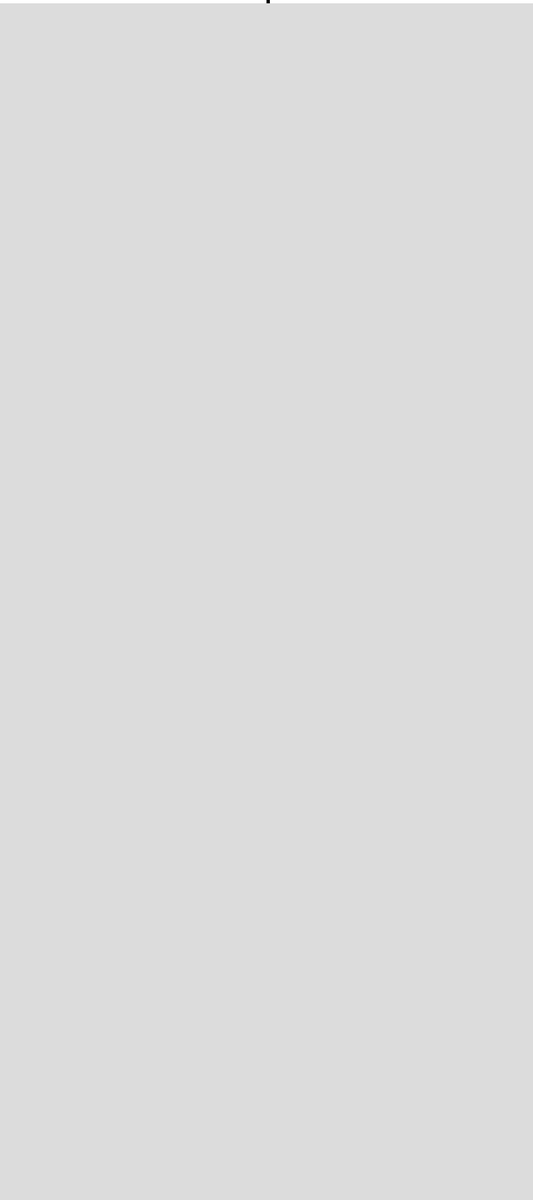
Frame 1 (no input)
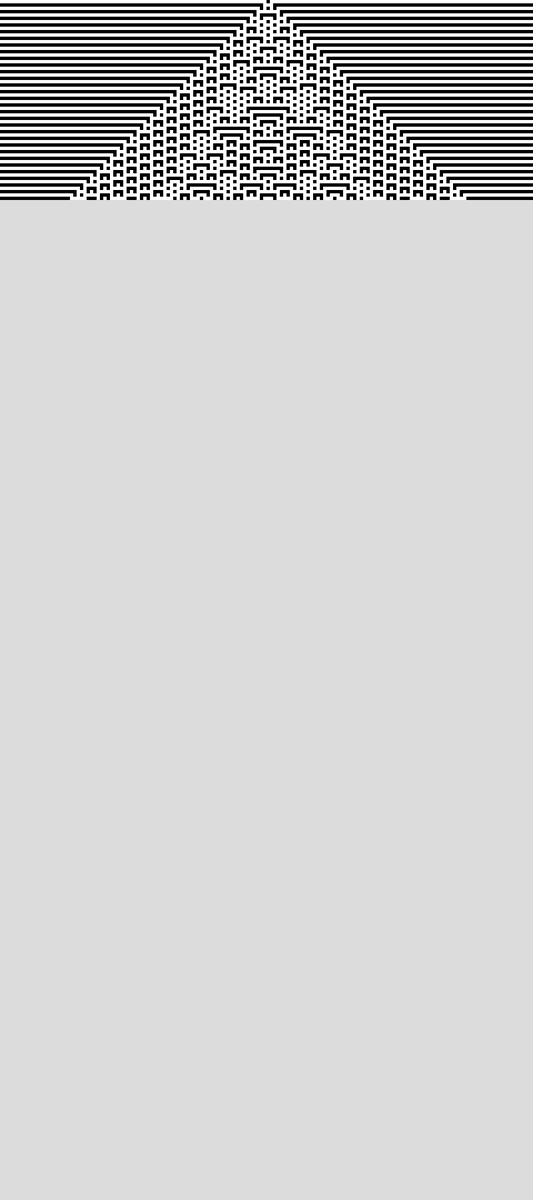
Frame 60 (no input)
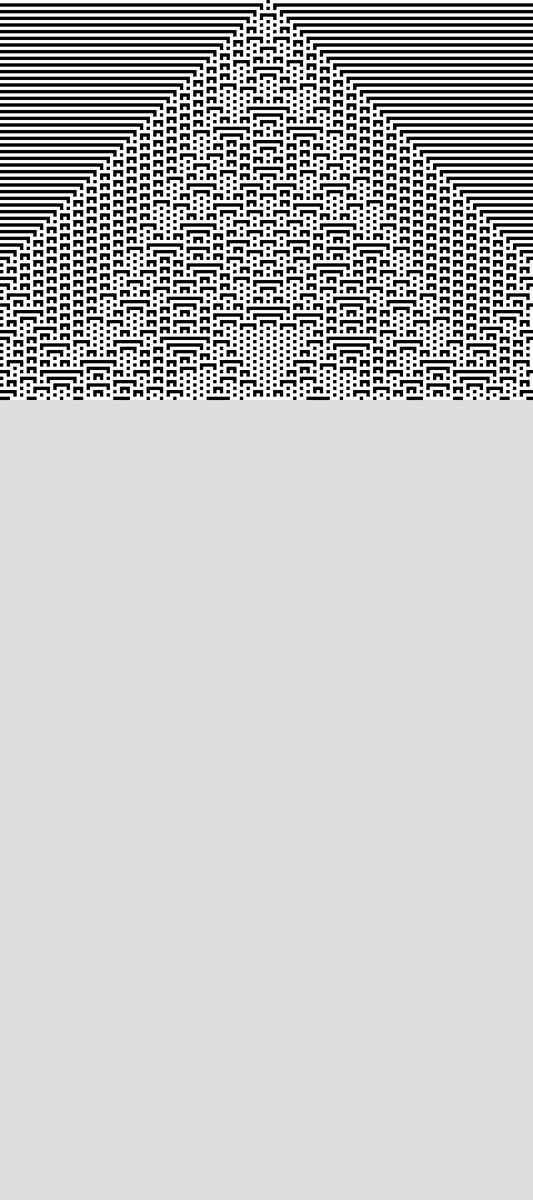
Frame 120 (the mouse pressed at the canvas centre since frame 60)

The p5.js sketch that drew these frames (run headless with seeded random() and noise() and a simulated clock; from frame 60 on, the mouse is pressed at the canvas centre):

// p5.js sketch
// ── sketch.js
let cells = []
let w = 5;
let y = 0;
let ruleValue =  73;
let ruleSet;


function setup() {
  createCanvas(800, 1800);
  
  ruleSet = ruleValue.toString(2);
  while(ruleSet.length < 8){
    ruleSet = '0' + ruleSet;
  }
  console.log(ruleSet);
  
  let total = width / w;
  for(let i = 0; i < total; i++){
    cells[i] = 0;
  }
  cells[floor(total / 2)] = 1;
  background(220);
}

function draw() {
  for(let i = 0; i < cells.length; i++){
    let x = i * w;
    noStroke();
    fill(255 - cells[i] * 255);
    square(x, y, w)
  }
  
  y += w;
  
  let nextCells = [];
  
//   nextCells[0] = cells[0];
//   nextCells[cells.length - 1] = cells[cells.length - 1];

  let len = cells.length;
  for(let i = 0; i < cells.length; i++){
    let left = cells[(i - 1 + len) % len];
    let right = cells[(i + 1 + len) % len];
    let state = cells[i];
    let newState = calculateState(left, state, right);
    nextCells[i] = newState;
  }
  
  cells = nextCells;
}

function calculateState(a, b, c){
  let neighborhood = '' + a + b + c;
  let value = 7 - parseInt(neighborhood, 2);
  return  parseInt(ruleSet[value]);
}
